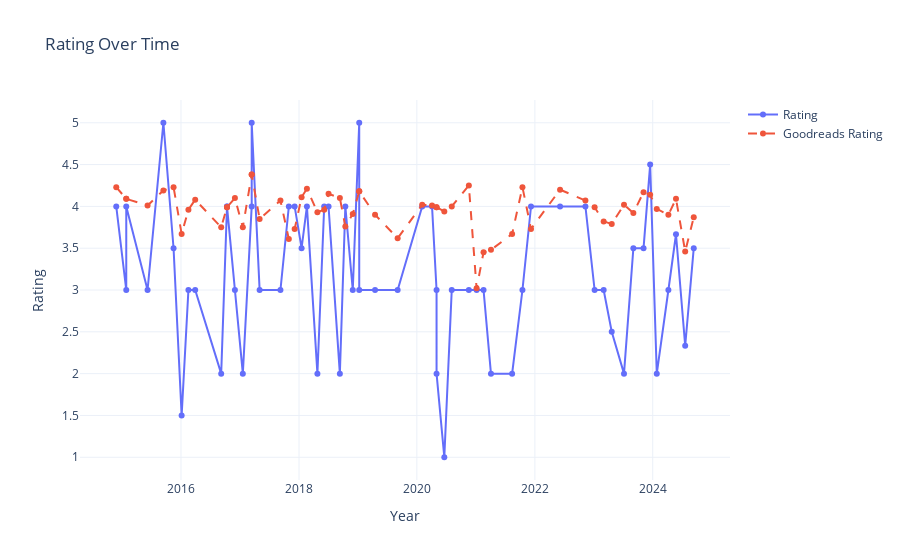

The notebook cell saved with this chart:
### Code cell
# Ensure the 'date' column is in datetime format
# df_plot = (
#     df_scifi.to_pandas()
# )  # If df_scifi is in Polars, convert it to Pandas, otherwise skip this step
# df_plot["date"] = pd.to_datetime(df_plot["date"])

# Sort the dataframe by date
df_plot = df_plot.sort_values("date")

# Create a Plotly figure
fig = go.Figure()

# Add a line trace for the rating over time, with hover information for the book title
fig.add_trace(
    go.Scatter(
        x=df_plot["date"],
        y=df_plot["average_bookclub_rating"],
        mode="lines+markers",
        name="Rating",
        text=df_plot["title"],  # Add the book title for hover information
        hovertemplate="<b>%{text}</b><br>Rating: %{y}<br>Date: %{x|%Y-%m-%d}<extra></extra>",
    )
)

# Add a line trace for the average Goodreads rating over time
fig.add_trace(
    go.Scatter(
        x=df_plot["date"],
        y=df_plot["average_goodreads_rating"],
        mode="lines+markers",
        name="Goodreads Rating",
        text=df_plot["title"],  # Add the book title for hover information
        hovertemplate="<b>%{text}</b><br>Goodreads Rating: %{y}<br>Date: %{x|%Y-%m-%d}<extra></extra>",
        line={"dash": "dash"},  # Optionally make the Goodreads rating line dashed
    )
)

# Set the title and labels for axes
fig.update_layout(
    title="Rating Over Time", xaxis_title="Year", yaxis_title="Rating", template="plotly_white"
)

# Show the interactive plot
fig.show()

### Figure 1 — Plotly figure (JSON) as saved in the notebook; plotly's stock layout.template omitted (floating-point values rounded to 4 significant figures)
{"data": [{"hovertemplate": "<b>%{text}</b><br>Rating: %{y}<br>Date: %{x|%Y-%m-%d}<extra></extra>", "mode": "lines+markers", "name": "Rating", "text": ["Ready Player One (Ready Player One, #1)", "Do Androids Dream of Electric Sheep?", "Do Androids Dream of Electric Sheep?", "Starship Troopers", "1984", "The Hitchhiker’s Guide to the Galaxy (Hitchhiker's Guide to the Galaxy, #1)", "The Passion of New Eve", "Fahrenheit 451", "The Three-Body Problem (Remembrance of Earth’s Past, #1)", "Under the Skin", "Brave New World", "Brave New World", "The Heart of a Dog", "The Windup Girl", "Watchmen", "Watchmen", "Never Let Me Go", "Fear and Loathing in Las Vegas", "High-Rise", "Things Fall Apart (The African Trilogy, #1)", "The Unbearable Lightness of Being", "Parable of the Sower (Earthseed, #1)", "Het Slot", "1Q84 Book 1 (1Q84, #1)", "Cat's Cradle", "The Left Hand of Darkness", "The Power", "The Gambler", "Fight Club", "Fight Club", "The Book of Illusions", "Ivanov", "De Pest", "Oryx and Crake (MaddAddam, #1)", "Solaris", "Solaris", "Who Fears Death", "A Clockwork Orange", "The Dispossessed: An Ambiguous Utopia", "Klont", "De avond is ongemak", "The Drowned World", "Het ijs", "Mother Night", "The Island of Dr. Moreau", "One Flew Over the Cuckoo’s Nest", "Station Eleven", "Ancillary Justice (Imperial Radch, #1)", "Tussentijds", "Tender is the Flesh", "Snow Crash", "Bewilderment", "Oorlog met de salamanders", "Roadside Picnic", "Kroniek van een aangekondigde dood", "The City & the City", "His Master's Voice", "Concept M", "Galapagos"], "type": "scatter", "x": ["2014-11-26T00:00:00", "2015-01-27T00:00:00", "2015-01-27T00:00:00", "2015-06-08T00:00:00", "2015-09-14T00:00:00", "2015-11-16T00:00:00", "2016-01-05T00:00:00", "2016-02-16T00:00:00", "2016-03-29T00:00:00", "2016-09-06T00:00:00", "2016-10-12T00:00:00", "2016-10-12T00:00:00", "2016-11-30T00:00:00", "2017-01-18T00:00:00", "2017-03-14T00:00:00", "2017-03-14T00:00:00", "2017-05-02T00:00:00", "2017-09-08T00:00:00", "2017-10-30T00:00:00", "2017-12-05T00:00:00", "2018-01-17T00:00:00", "2018-02-19T00:00:00", "2018-04-25T00:00:00", "2018-06-06T00:00:00", "2018-07-03T00:00:00", "2018-09-11T00:00:00", "2018-10-15T00:00:00", "2018-11-30T00:00:00", "2019-01-09T00:00:00", "2019-01-09T00:00:00", "2019-04-17T00:00:00", "2019-09-04T00:00:00", "2020-02-03T00:00:00", "2020-04-04T00:00:00", "2020-05-02T00:00:00", "2020-05-02T00:00:00", "2020-06-19T00:00:00", "2020-08-04T00:00:00", "2020-11-18T00:00:00", "2021-01-05T00:00:00", "2021-02-17T00:00:00", "2021-04-04T00:00:00", "2021-08-13T00:00:00", "2021-10-16T00:00:00", "2021-12-08T00:00:00", "2022-06-06T00:00:00", "2022-11-10T00:00:00", "2023-01-06T00:00:00", "2023-03-03T00:00:00", "2023-04-22T00:00:00", "2023-07-07T00:00:00", "2023-09-03T00:00:00", "2023-11-05T00:00:00", "2023-12-16T00:00:00", "2024-01-26T00:00:00", "2024-04-07T00:00:00", "2024-05-24T00:00:00", "2024-07-20T00:00:00", "2024-09-11T00:00:00"], "y": [4, 3, 4, 3, 5, 3.5, 1.5, 3, 3, 2, 4, 4, 3, 2, 4, 5, 3, 3, 4, 4, 3.5, 4, 2, 4, 4, 2, 4, 3, 5, 3, 3, 3, 4, 4, 3, 2, 1, 3, 3, 3, 3, 2, 2, 3, 4, 4, 4, 3, 3, 2.5, 2, 3.5, 3.5, 4.5, 2, 3, 3.667, 2.333, 3.5]}, {"hovertemplate": "<b>%{text}</b><br>Goodreads Rating: %{y}<br>Date: %{x|%Y-%m-%d}<extra></extra>", "line": {"dash": "dash"}, "mode": "lines+markers", "name": "Goodreads Rating", "text": ["Ready Player One (Ready Player One, #1)", "Do Androids Dream of Electric Sheep?", "Do Androids Dream of Electric Sheep?", "Starship Troopers", "1984", "The Hitchhiker’s Guide to the Galaxy (Hitchhiker's Guide to the Galaxy, #1)", "The Passion of New Eve", "Fahrenheit 451", "The Three-Body Problem (Remembrance of Earth’s Past, #1)", "Under the Skin", "Brave New World", "Brave New World", "The Heart of a Dog", "The Windup Girl", "Watchmen", "Watchmen", "Never Let Me Go", "Fear and Loathing in Las Vegas", "High-Rise", "Things Fall Apart (The African Trilogy, #1)", "The Unbearable Lightness of Being", "Parable of the Sower (Earthseed, #1)", "Het Slot", "1Q84 Book 1 (1Q84, #1)", "Cat's Cradle", "The Left Hand of Darkness", "The Power", "The Gambler", "Fight Club", "Fight Club", "The Book of Illusions", "Ivanov", "De Pest", "Oryx and Crake (MaddAddam, #1)", "Solaris", "Solaris", "Who Fears Death", "A Clockwork Orange", "The Dispossessed: An Ambiguous Utopia", "Klont", "De avond is ongemak", "The Drowned World", "Het ijs", "Mother Night", "The Island of Dr. Moreau", "One Flew Over the Cuckoo’s Nest", "Station Eleven", "Ancillary Justice (Imperial Radch, #1)", "Tussentijds", "Tender is the Flesh", "Snow Crash", "Bewilderment", "Oorlog met de salamanders", "Roadside Picnic", "Kroniek van een aangekondigde dood", "The City & the City", "His Master's Voice", "Concept M", "Galapagos"], "type": "scatter", "x": ["2014-11-26T00:00:00", "2015-01-27T00:00:00", "2015-01-27T00:00:00", "2015-06-08T00:00:00", "2015-09-14T00:00:00", "2015-11-16T00:00:00", "2016-01-05T00:00:00", "2016-02-16T00:00:00", "2016-03-29T00:00:00", "2016-09-06T00:00:00", "2016-10-12T00:00:00", "2016-10-12T00:00:00", "2016-11-30T00:00:00", "2017-01-18T00:00:00", "2017-03-14T00:00:00", "2017-03-14T00:00:00", "2017-05-02T00:00:00", "2017-09-08T00:00:00", "2017-10-30T00:00:00", "2017-12-05T00:00:00", "2018-01-17T00:00:00", "2018-02-19T00:00:00", "2018-04-25T00:00:00", "2018-06-06T00:00:00", "2018-07-03T00:00:00", "2018-09-11T00:00:00", "2018-10-15T00:00:00", "2018-11-30T00:00:00", "2019-01-09T00:00:00", "2019-01-09T00:00:00", "2019-04-17T00:00:00", "2019-09-04T00:00:00", "2020-02-03T00:00:00", "2020-04-04T00:00:00", "2020-05-02T00:00:00", "2020-05-02T00:00:00", "2020-06-19T00:00:00", "2020-08-04T00:00:00", "2020-11-18T00:00:00", "2021-01-05T00:00:00", "2021-02-17T00:00:00", "2021-04-04T00:00:00", "2021-08-13T00:00:00", "2021-10-16T00:00:00", "2021-12-08T00:00:00", "2022-06-06T00:00:00", "2022-11-10T00:00:00", "2023-01-06T00:00:00", "2023-03-03T00:00:00", "2023-04-22T00:00:00", "2023-07-07T00:00:00", "2023-09-03T00:00:00", "2023-11-05T00:00:00", "2023-12-16T00:00:00", "2024-01-26T00:00:00", "2024-04-07T00:00:00", "2024-05-24T00:00:00", "2024-07-20T00:00:00", "2024-09-11T00:00:00"], "y": [4.23, 4.09, 4.09, 4.01, 4.19, 4.23, 3.67, 3.96, 4.08, 3.75, 3.99, 3.99, 4.1, 3.75, 4.38, 4.38, 3.85, 4.07, 3.61, 3.73, 4.11, 4.21, 3.93, 3.96, 4.15, 4.1, 3.76, 3.91, 4.18, 4.18, 3.9, 3.62, 4.02, 4.01, 3.99, 3.99, 3.94, 4, 4.25, 3.02, 3.45, 3.48, 3.67, 4.23, 3.73, 4.2, 4.07, 3.99, 3.82, 3.79, 4.02, 3.92, 4.17, 4.14, 3.97, 3.9, 4.09, 3.46, 3.87]}], "layout": {"title": {"text": "Rating Over Time"}, "xaxis": {"title": {"text": "Year"}}, "yaxis": {"title": {"text": "Rating"}}}}
